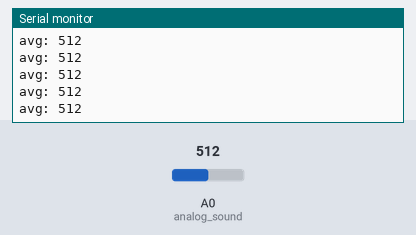
Recording of a sketch running on a simulated Arduino Uno, built with avr-gcc and run on an emulated ATmega328P. Shown: the last lines printed to the serial monitor. Inputs (shaded band) come from the test bench; at power-on: A0 (analog_sound) = 512.

Above: at 2.2 s.
2.3 s: A0 (analog_sound) set to 11
At 3.4 s:
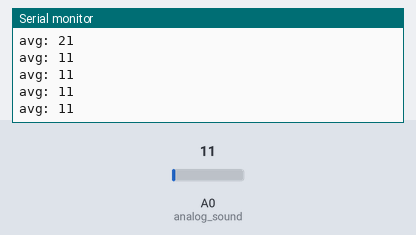
3.8 s: A0 (analog_sound) set to 8
At 4.4 s:
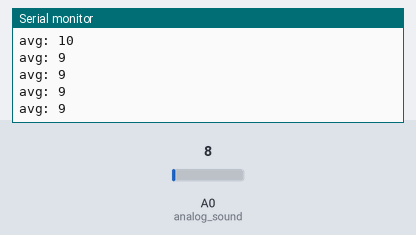
6.8 s: A0 (analog_sound) set to 95
At 7.6 s:
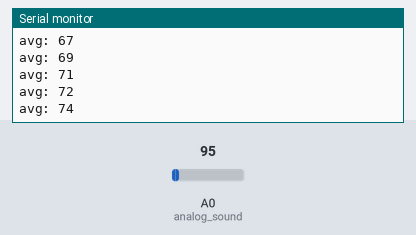
8.3 s: A0 (analog_sound) set to 109
At 9.1 s:
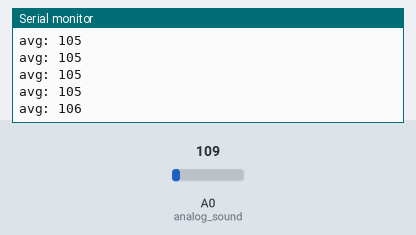
Timing chart, 0 to 11.3 s (numbered marks = the images above; inputs shaded):
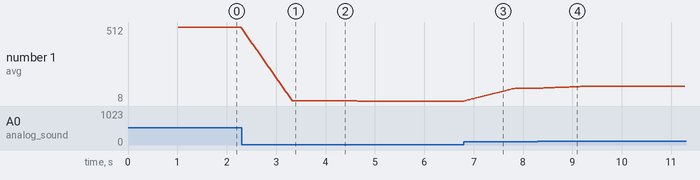

Measured:
- after the input at 2.3 s, the serial monitor: prints a new line at once (image 1)
- after the input at 3.8 s, the serial monitor: prints a new line after 0.17 s (image 2)
- after the input at 6.8 s, the serial monitor: prints a new line after 0.06 s (image 3)
- after the input at 8.3 s, the serial monitor: prints a new line at once (image 4)
- plotted number 1: 512 → 11 after the input at 2.3 s, 11 → 8 after the input at 3.8 s, 8 → 95 after the input at 6.8 s, 95 → 109 after the input at 8.3 s

The sketch:

avg_microphone.ino
```cpp
/* this adds the Moving Average library
 *  The moving average library allows continiously average a bunch of values
 *
 *  install this library by clicking on Tools > Manage Library and searching for the movingAvg library
 */
#include <movingAvg.h>

//number of samples to include in the sound moving average play with this number - values between 10 and 300 will probably work
#define SAMPLES 50
// create a variable of the type "movingAvg"
movingAvg audioAverage(SAMPLES);
// create a variable to hold the current average value
int currentAudio = 0;

//sets the pin numbers that will read from the sound module
const int  analog_sound = A0;    //the analog pin gives values between 0 and 1023

void setup() {
  delay(1000); // wait for 1000 ms (1 second)
  Serial.begin(9600);
  Serial.println(F("Starting up..."));
  pinMode(analog_sound, INPUT); // set the analog_sound pin as an INPUT pin

  // zero out the audio average - make sure there's no random data in there
  audioAverage.begin();
  audioAverage.reset();
}

void loop() {
  int analog_audioVal = 0; //set the analog audio value to 0
  analog_audioVal = analogRead(analog_sound);   //read a value between 0 and 1023
  currentAudio = audioAverage.reading(analog_audioVal); //get the current audio average

  Serial.print(F("avg: "));
  Serial.println(currentAudio);

  delay(20); //This sets the delay between each cycle

}
```
